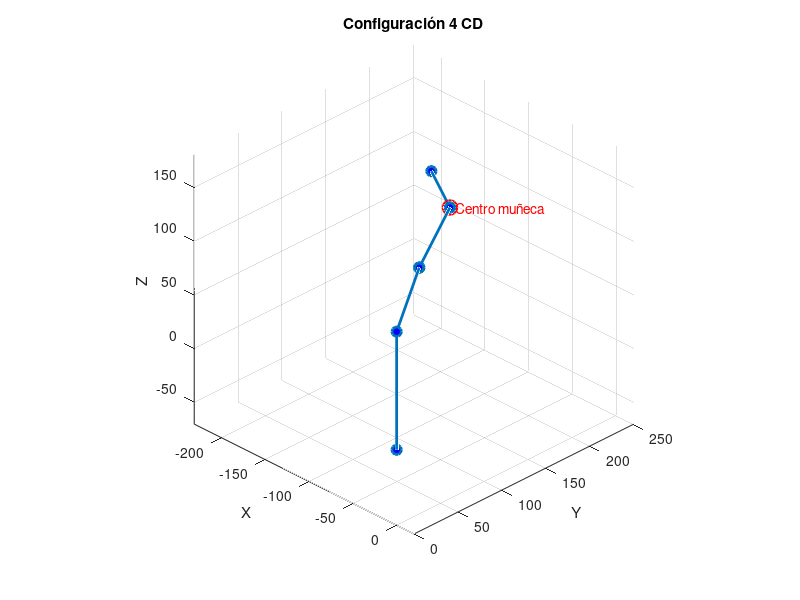

Source code (MATLAB):
clear all; clc; close all;

q1 = deg2rad(125);
q2 = deg2rad(0);
q3 = deg2rad(170);
q4 = deg2rad(90);
q5 = deg2rad(70);
q6 = deg2rad(0)

L1 = 109.99; L2 = 104.99; L3 = 94.09; L4 = 50.75; L5 = 28.74; L6 = 56.47;

T1 = q1; 
T2 = q2; 
T3 = q3 + pi/2;
T4 = q4; 
T5 = q5 + pi/2;
T6 = q6;

d1 = L1;      d2 = 0;       d3 = 0;
d4 = L3 + L4; d5 = 0;       d6 = L5 + L6;

a1 = 0;       a2 = L2;      a3 = 0;
a4 = 0;       a5 = 0;       a6 = 0;

alp1 = pi/2;  alp2 = 0;     alp3 = -pi/2;
alp4 = pi/2;  alp5 = pi/2;  alp6 = 0;

H_base = eye(4);
H_base(3,4) = 0;

DH = @(T,a,d,alp)[ ...
    cos(T) -cos(alp)*sin(T)  sin(alp)*sin(T) a*cos(T);
    sin(T)  cos(alp)*cos(T) -sin(alp)*cos(T) a*sin(T);
    0       sin(alp)         cos(alp)        d;
    0       0                0               1];

H1 = DH(T1, a1, d1, alp1);
H2 = DH(T2, a2, d2, alp2);
H3 = DH(T3, a3, d3, alp3);
H4 = DH(T4, a4, d4, alp4);
H5 = DH(T5, a5, d5, alp5);
H6 = DH(T6, a6, d6, alp6);

H0  = H_base;
H01 = H0  * H1;
H02 = H01 * H2;
H03 = H02 * H3;
H04 = H03 * H4;
H05 = H04 * H5;
H06 = H05 * H6;

h = H3 * H4 * H5 * H6

P = [H0(1:3,4),  H01(1:3,4), H02(1:3,4), ...
     H03(1:3,4), H04(1:3,4), H05(1:3,4), H06(1:3,4)];

figure
plot3(P(1,:), P(2,:), P(3,:), '-o', ...
      'LineWidth', 2, 'MarkerSize', 7, 'MarkerFaceColor', 'b')
hold on
plot3(P(1,6), P(2,6), P(3,6), 'ro', 'MarkerSize', 10, 'LineWidth', 2)
text(P(1,6), P(2,6), P(3,6), '  Centro muñeca', 'Color', 'r', 'FontSize', 10)
grid on
axis equal
xlabel('X')
ylabel('Y')
zlabel('Z')
title('Configuración 4 CD')
view(45,30)

H06(abs(H06) < 1e-10) = 0;
disp('H06')
disp(H06)
